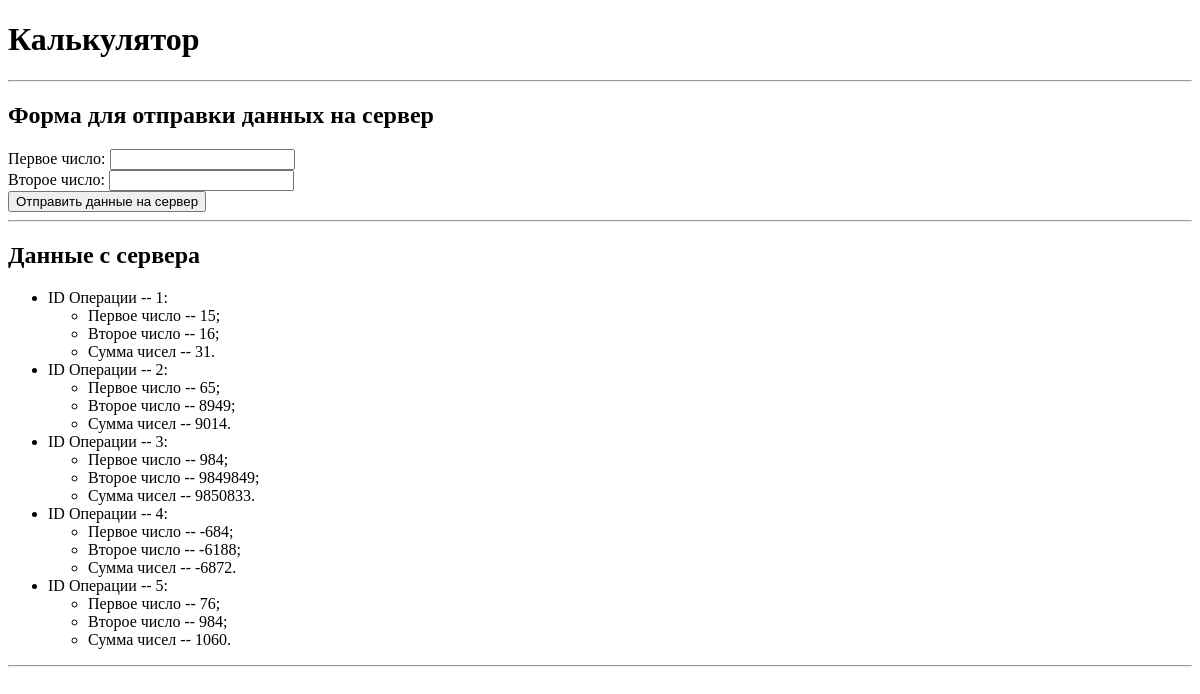
The app's page /calculator_two/, older data.
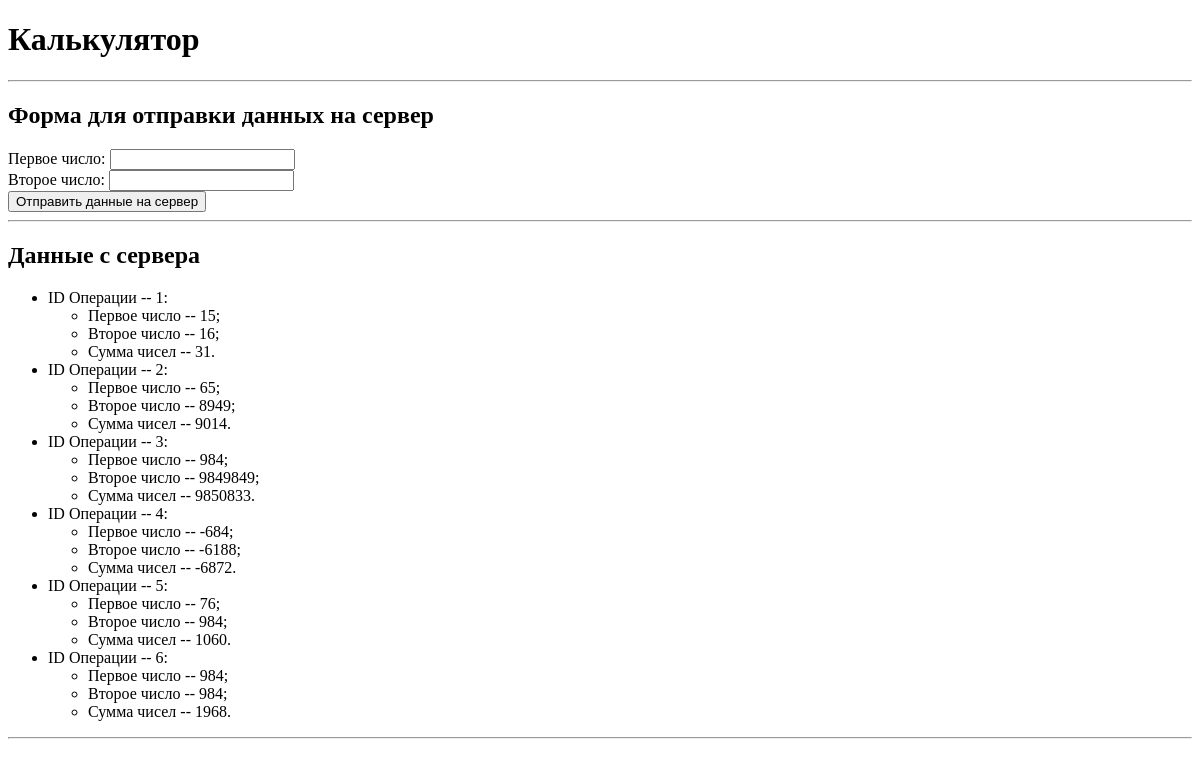
The same page, newer data.
### calculator_two/models.py (models this page shows)
class CalculatorHistory(models.Model):
    number_one = models.IntegerField()
    number_two = models.IntegerField()
    answer = models.IntegerField()

### calculator_two/views.py (the view, shortened to what this page needs)
# urls.py: path("", menu_views.index_page),
def index_page(request):
    context = {"page_name": "Калькулятор"}
    context["data"] = CalculatorHistory.objects.all()
    return render(request, "calculator_two/index_page.html", context)

### templates/calculator_two/index_page.html (shortened to what this page needs)
{% extends 'base/base.html' %}
{% block header %}
  <h1>Калькулятор</h1>
  <hr />
{% endblock %}
{% block main %}
  <section>
    <h2>Форма для отправки данных на сервер</h2>
    <form action="/calculator_two/" method="post">
      <label for="number_one">Первое число:</label>
      <input type="number" name="number_one" />
      <br />
      <label for="number_two">Второе число:</label>
      <input type="number" name="number_two" />
      <br />
      <button type="submit">Отправить данные на сервер</button>
    </form>
    <hr />
  </section>
  <section>
    <h2>Данные с сервера</h2>
    <ul>
      {% for data_item in data %}
        <li>
          <span>ID Операции -- {{ data_item.id }}:</span>
          <ul>
            <li>Первое число -- {{ data_item.number_one }};</li>
            <li>Второе число -- {{ data_item.number_two }};</li>
            <li>Сумма чисел -- {{ data_item.answer }}.</li>
          </ul>
        </li>
      {% endfor %}
    </ul>
    <hr />
  </section>
{% endblock %}

### templates/base/base.html (shortened to what this page needs)
<!DOCTYPE html>
<html>
  <head>
  </head>
  <body>
    <header>
      {% block header %}
      {% endblock %}
    </header>
    <main>
      {% block main %}
      {% endblock %}
    </main>
  </body>
</html>

Row changes from the older to the newer data that the page shows:
added CalculatorHistory: id "6", number_one "984", number_two "984", answer "1968"
